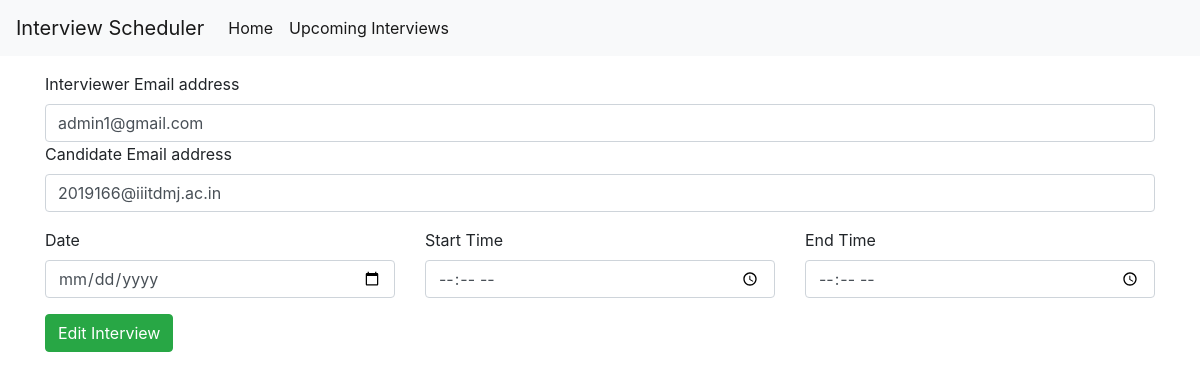
Page /edit/8 on the committed database.
### portal/models.py (models this page shows, shortened)
class Interview(models.Model):
    sno = models.AutoField(primary_key=True)
    interviewer = models.ForeignKey(Interviewer, on_delete=models.CASCADE,)
    Candidate = models.ForeignKey(Candidate, on_delete=models.CASCADE,)
    date = models.DateField()
    startTime = models.TimeField()
    endTime = models.TimeField()
    link = models.CharField(max_length=60)

class Interviewer(models.Model):
    sno = models.AutoField(primary_key=True)
    name = models.CharField(max_length=50)
    email = models.EmailField(max_length=50, unique=True)

class Candidate(models.Model):
    sno = models.AutoField(primary_key=True)
    name = models.CharField(max_length=50)
    email = models.EmailField(max_length=50, unique=True)

### portal/views.py (the view)
# urls.py: path('edit/<str:slug>', views.edit, name='edit'),
def edit(request,slug):
    inter = Interview.objects.get(sno=slug)
    context = {'interview':inter}
    return render(request, 'edit.html',context)

### templates/edit.html (shortened to what this page needs)
{% extends 'base.html' %}
{% block body %}
<div class="container my-3 " >
    <form action="/confirmEdit/{{interview.sno}}" method="post" class="top">
        <div class="form-group">
            <label for="interviewerEmail">Interviewer Email address</label>
            <input type="email" class=" form-control" name="interviewerEmail" id="interviewerEmail" value={{interview.interviewer.email}} aria-describedby="emailHelp"  placeholder="Enter interviewer email" required>
            <label for="candidateEmail">Candidate Email address</label>
            <input type="email" class=" form-control" name="candidateEmail" id="candidateEmail"  value={{interview.Candidate.email}} aria-describedby="emailHelp" placeholder="Enter candidate email" required>
        </div>
        <div class ="row">
            <div class="form-group col-sm-4">
                <label>Date</label>
                <div>
                    <input type="date" class="form-control " name="date" id="date"  placeholder="Enter interview Date" required>
                </div>
            </div>
            <div class="form-group col-sm-4" >
                <label>Start Time</label>
                <div>
                    <input type="time" class="form-control" name="startTime" id="startTime"  placeholder="Enter Start time" required>
                </div>
            </div>
            <div class="form-group col-sm-4" >
                <label>End Time</label>
                <div>
                    <input type="time" class="form-control" name="endTime" id="endTime"  placeholder="Enter end time" required>
                </div>
            </div>
        </div>
        <button type="submit" class="btn btn-success">Edit Interview</button>
    </form>
{% endblock body %}

### rows in the picture
Interview: interviewerEmail "admin1@gmail.com", candidateEmail "2019166@iiitdmj.ac.in"
